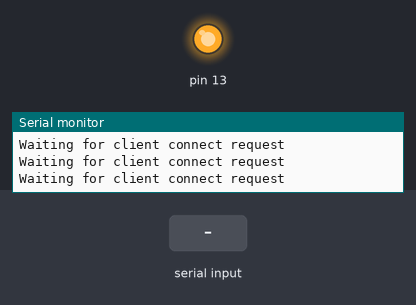
The sketch below on a simulated Arduino Uno, built with avr-gcc and run on an emulated ATmega328P. Parts: output pins drawn as LEDs (lit = HIGH), the last lines printed to the serial monitor. The inputs (shaded band) are chosen by the test bench.

Above: at 1.8 s.
1.9 s: "0" received over the second serial link
At 3.2 s:
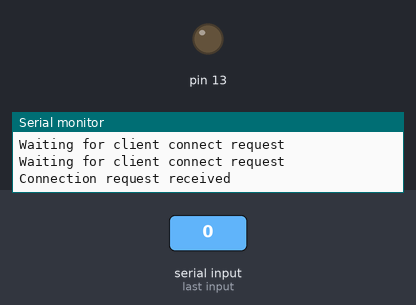
Timing chart, 0 to 4.9 s (numbered marks = the images above; inputs shaded):
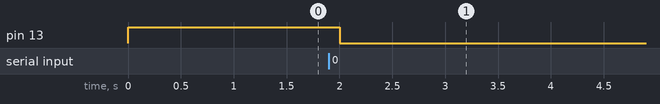

The sketch:

serial_master.ino
```cpp
#include <SoftwareSerial.h>

SoftwareSerial mySerial(2,3); // RX, TX

char data = '0';
bool LEDState = HIGH;

void setup() {
  pinMode(13,OUTPUT);
  digitalWrite(13,LEDState);
  Serial.begin(9600);
  mySerial.begin(9600);
  establishContact();
  LEDState = LOW;
  digitalWrite(13,LEDState);
}

void loop() {
  if (Serial.available()) {
    if (Serial.read() == '0') {
      LEDState = LOW;
      mySerial.write('0');
    }
    else if (Serial.read() == '1') {
      LEDState = HIGH;
      mySerial.write('1');
    }
  }
  digitalWrite(13,LEDState);
  delay(10);
}

void establishContact(){
  while(mySerial.available()<=0){
    Serial.println("Waiting for client connect request");
    delay(500);
  }
  Serial.println("Connection request received");
  mySerial.write('R');
}
```

Measured:
- after the input at 1.9 s, pin 13: HIGH → LOW after 0.10 s
